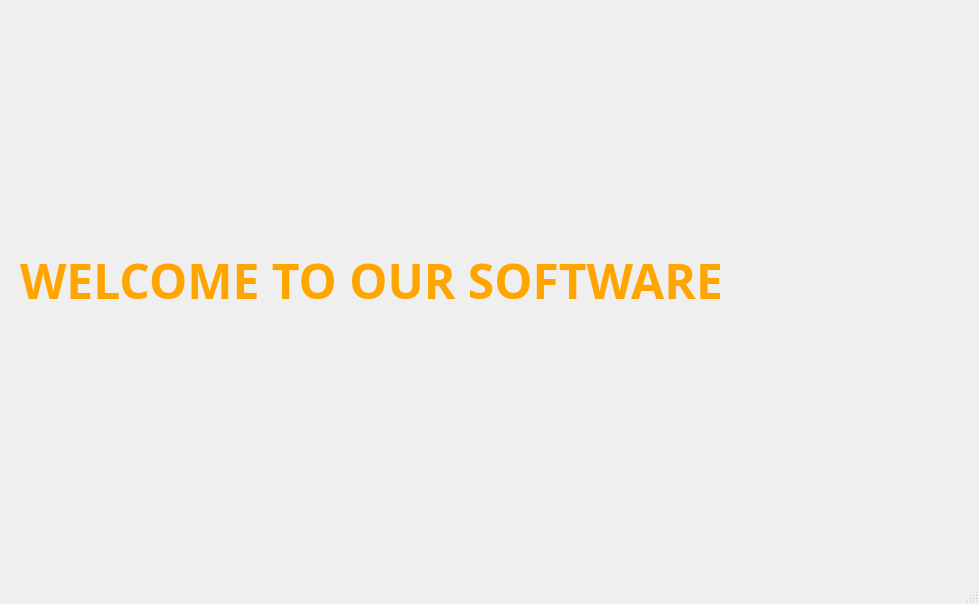
<?xml version="1.0" encoding="UTF-8"?>
<ui version="4.0">
 <class>loginWindow</class>
 <widget class="QMainWindow" name="loginWindow">
  <property name="geometry">
   <rect>
    <x>0</x>
    <y>0</y>
    <width>979</width>
    <height>604</height>
   </rect>
  </property>
  <property name="windowTitle">
   <string>MainWindow</string>
  </property>
  <widget class="QWidget" name="centralwidget">
   <widget class="QLabel" name="label">
    <property name="geometry">
     <rect>
      <x>20</x>
      <y>110</y>
      <width>1051</width>
      <height>341</height>
     </rect>
    </property>
    <property name="font">
     <font>
      <family>Yu Gothic</family>
      <pointsize>36</pointsize>
      <bold>true</bold>
      <underline>false</underline>
     </font>
    </property>
    <property name="styleSheet">
     <string notr="true">color : ORANGE;</string>
    </property>
    <property name="text">
     <string>WELCOME TO OUR SOFTWARE</string>
    </property>
   </widget>
  </widget>
  <widget class="QMenuBar" name="menubar">
   <property name="geometry">
    <rect>
     <x>0</x>
     <y>0</y>
     <width>979</width>
     <height>26</height>
    </rect>
   </property>
  </widget>
  <widget class="QStatusBar" name="statusbar"/>
 </widget>
 <resources/>
 <connections/>
</ui>
